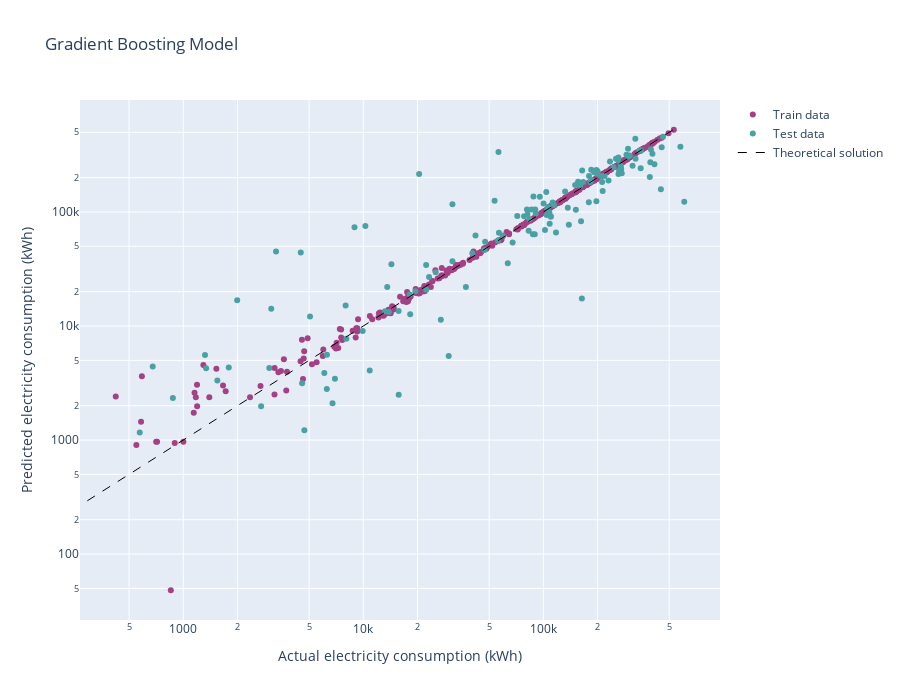

This figure's notebook cell:
### Code cell
param = {'objective': lgb_model.best_params_['objective'], 
         'boosting_type': lgb_model.best_params_['boosting_type'], 
         'n_estimators': 1000, 
         'max_depth': lgb_model.best_params_['max_depth'],
         'metric': 'mape',
         'learning_rate':lgb_model.best_params_['learning_rate'],
         'verbose': -1}

reg = lgb.train(param, train_set=train_data)

print_metrics(reg, X_train, y_train, X_test, y_test)
plot_accuracy_scatter(reg, X_train, y_train, X_test, y_test, log_scale=True, size=6)

### Figure 1 — Plotly figure (JSON) as saved in the notebook; plotly's stock layout.template omitted (floating-point values rounded to 4 significant figures; data arrays with more than 128 entries replaced by an {"elided": "..."} marker saying what was removed)
{"data": [{"marker": {"color": "#A34184", "size": 6}, "mode": "markers", "name": "Train data", "x": {"elided": "330 float values"}, "y": {"elided": "330 float values"}, "type": "scatter"}, {"marker": {"color": "#49A1A3", "size": 6}, "mode": "markers", "name": "Test data", "x": {"elided": "142 float values"}, "y": {"elided": "142 float values"}, "type": "scatter"}, {"line": {"color": "black", "dash": "dash", "width": 1}, "mode": "lines", "name": "Theoretical solution", "x": {"elided": "531 float values"}, "y": {"elided": "531 float values"}, "type": "scatter"}], "layout": {"width": 900, "height": 700, "title": {"text": "Gradient Boosting Model"}, "xaxis": {"title": {"text": "Actual electricity consumption (kWh)"}, "type": "log"}, "yaxis": {"title": {"text": "Predicted electricity consumption (kWh)"}, "type": "log"}}}
